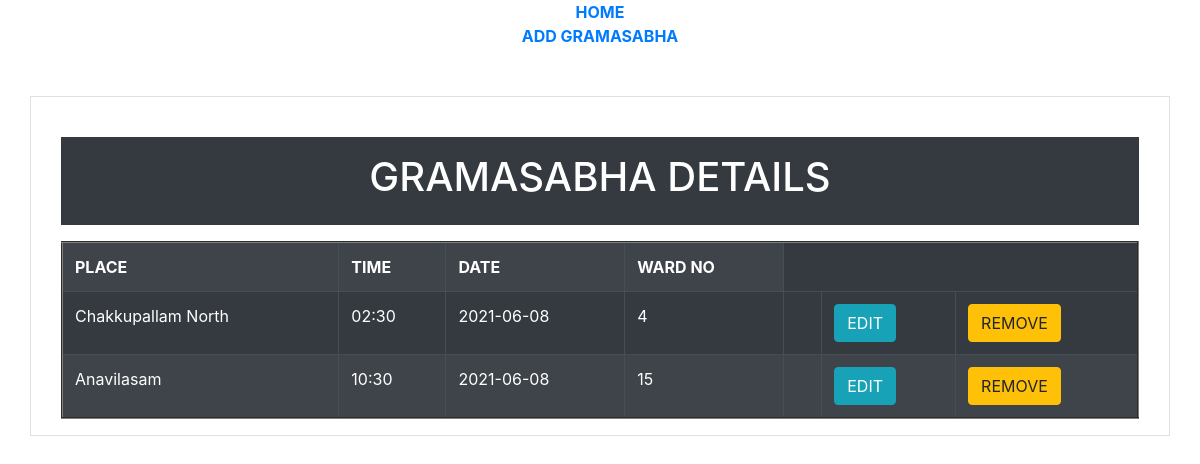
The page /viewgramasabha on the database its author committed.
### panchayat/models.py (models this page shows)
class Gramasabha(models.Model):
    place = models.CharField(max_length=30)
    time = models.CharField(max_length=30)
    date = models.CharField(max_length=30)
    wardno = models.CharField(max_length=30)

### panchayat/views.py (the view)
# urls.py: path('viewgramasabha',views.viewgramasabha,name='viewgramasabha'),
def viewgramasabha(request):
    data=Gramasabha.objects.all()
    return render(request,'viewgramasabha.html',{'d':data})

### template/viewgramasabha.html (shortened to what this page needs)
<!DOCTYPE html>
<html lang="en" xmlns="http://www.w3.org/1999/html">
<head>
  <link rel="stylesheet" href="https://maxcdn.bootstrapcdn.com/bootstrap/4.5.2/css/bootstrap.min.css">
</head>
<body>
    <div style="text-align:center">
<a href="adminhome"><b>HOME</b></a><br>
        <a href="addgramasabha"><b>ADD GRAMASABHA</b></a>
    </div><br><br>
<div class="container-sm border"><br>
<div class="container">
<div class="container p-3 my-3 bg-dark text-white">
    <div style="text-align:center">
    <h1> GRAMASABHA DETAILS</h1>
    </div></div>
<table  class="table table-dark table-striped" border="2">
        <tr>
    <th>PLACE</th>
    <th>TIME</th>
    <th>DATE</th>
    <th>WARD NO</th>
</tr>
    <tr>
        {% for i in d %}
        <form action="editgramasabha" method="post">
        <td>{{i.place}}</td>
        <td>{{i.time}}</td>
        <td>{{i.date}}</td>
        <td>{{i.wardno}}</td>
        <td><input type="hidden" name="id" value="{{i.id}}"></td>
        <td><button type="submit" class="btn btn-info">EDIT</button></td>
        </form>
                     <form action="remove" method="post">
                     <td><button type="submit" name="remove" class="btn btn-warning">REMOVE</button></td>
                     </form>
       </tr>
    {% endfor %}
    </table>
</div></div></div>
</body>
</html>

### rows shown on the page
Gramasabha: place "Chakkupallam North", time "02:30", date "2021-06-08", wardno "4"
Gramasabha: place "Anavilasam", time "10:30", date "2021-06-08", wardno "15"
